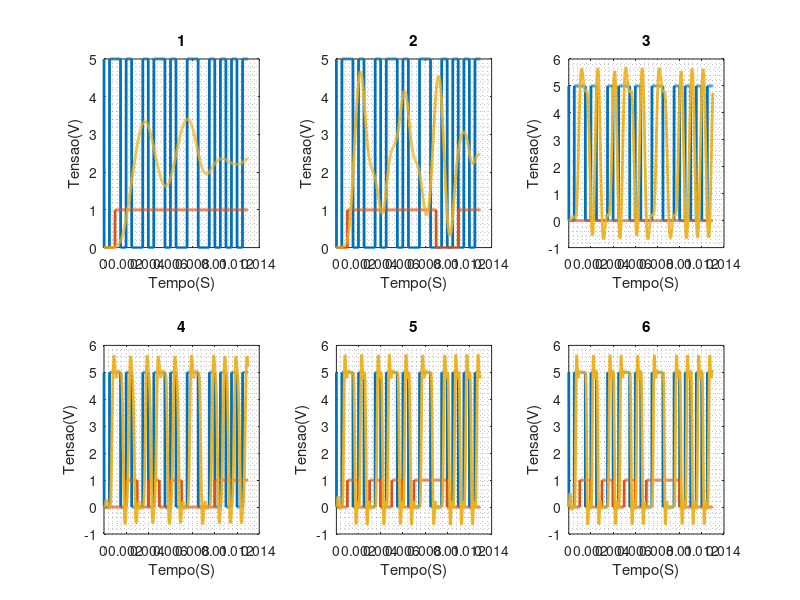

Here is the MATLAB script that generated this plot:
clear all

data_in = [0 1 0 1 0 1 0 1 1 1 0 0 0];
%        + -+ +- +- -+ +- -+ +- -+ +- +- +- +-
amostra_por_bit = 100;
bitrate = 1000;
    
t_step = 1/(amostra_por_bit*bitrate);
tempo(1) = 0;
t = 0;
SL = 1;
steps_per_bit = ((1/bitrate)/t_step);
for i = 1 : length(data_in)
    if data_in(i) == 0
        j = 1;
        if SL == 1 
            signal(SL) = 5;
            tempo(SL++) = (t++)*t_step;
            j = 2;
        endif
        if signal(SL - 1) == 0
            for j = j : steps_per_bit
                if j < 51
                    signal(SL) = 5;
                    tempo(SL++) = (t++)*t_step;
                else
                    signal(SL) = 0;
                    tempo(SL++) = (t++)*t_step;
                endif
            endfor
        elseif signal(SL - 1) == 5
            for j = j: steps_per_bit
                if j < 51
                    signal(SL) = 0;
                    tempo(SL++) = (t++)*t_step;
                else
                    signal(SL) = 5;
                    tempo(SL++) = (t++)*t_step;
                endif
            endfor
        endif
    elseif data_in(i) == 1
        j = 1;
        if SL == 1 
            signal(SL) = 5;
            tempo(SL++) = (t++)*t_step;
            j = 2;
        endif
        if signal(SL - 1) == 5
            for j = j : steps_per_bit
                if j < 51
                    signal(SL) = 5;
                    tempo(SL++) = (t++)*t_step;
                else
                    signal(SL) = 0;
                    tempo(SL++) = (t++)*t_step;
                endif
            endfor
        elseif signal(SL - 1) == 0
            for j = j: steps_per_bit
                if j < 51
                    signal(SL) = 0;
                    tempo(SL++) = (t++)*t_step;
                else
                    signal(SL) = 5;
                    tempo(SL++) = (t++)*t_step;
                endif
            endfor
        endif
    endif
endfor

Fs=1/t_step;
freq_fundamental = bitrate/2;
harmonicos = [freq_fundamental/2 freq_fundamental 3*freq_fundamental 5*freq_fundamental 7*freq_fundamental 9*freq_fundamental];
for k = 1 : length(harmonicos)
    cutoff_freq = harmonicos(k);
    Fnorm = 2*cutoff_freq/Fs;
    [b,a] = butter(5, Fnorm);
    sinal_filtrado(k,:) = filter(b, a, signal);
endfor

figure('name', 'Comparação entrada, filtrada e saida');

steps_per_bit_receiver=((1/bitrate)/t_step);
for k = 1 : length(harmonicos)
    w = 1;
    for i = steps_per_bit_receiver/4 : steps_per_bit_receiver : length(sinal_filtrado(k,:))
        if i == steps_per_bit_receiver/4
            if sinal_filtrado(k,i) < 1
                for j = 1 : steps_per_bit_receiver
                    signal_out(k, w++) = 0;
                endfor
            else
                for j = 1 : steps_per_bit_receiver
                    signal_out(k, w++) = 1;
                endfor
            endif
        elseif abs(sinal_filtrado(k,i) - sinal_filtrado(k,i - steps_per_bit_receiver/2)) > 1.5
            for j = 1 : steps_per_bit_receiver
                signal_out(k, w++) = 0;
            endfor
        else
            for j = 1 : steps_per_bit_receiver
                signal_out(k, w++) = 1;
            endfor
        endif
    endfor
    w = 1;
    for i = 1 : length(signal_out(k, :))
        if( mod(i, steps_per_bit_receiver/2) == 0 && mod(i, steps_per_bit_receiver) != 0)
            data_out(k, w++) = signal_out(k,i);
        endif
    endfor
    subplot(2, 3, k)
    plot(tempo, signal, 'linewidth', 2, tempo, signal_out(k,:), 'linewidth', 2, tempo, sinal_filtrado(k,:), 'linewidth', 2)
    xlabel("Tempo(S)")
    ylabel("Tensao(V)")
    title(k);
    grid minor
endfor
data_in
data_out